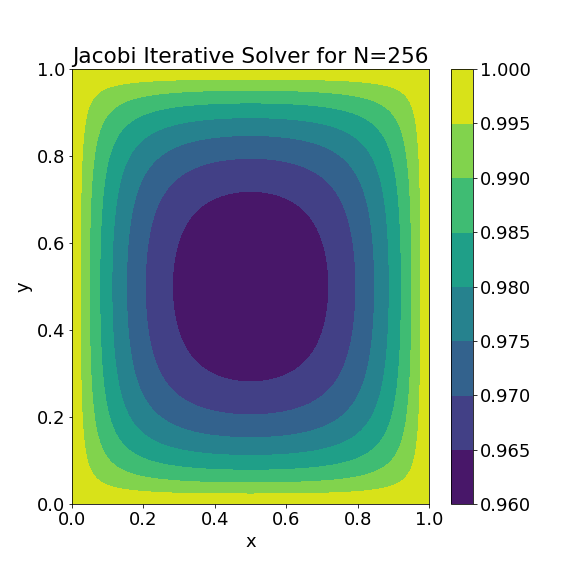

Here is the Python script that generated this plot:
import numpy as np
import matplotlib
from matplotlib  import pyplot as plt
import time
from numba import njit
matplotlib.rcParams.update({'font.size': 18})

n = 256
h = 1./n
eps = 1e-15
itermax = 20000
bc = 'dirichlet'

uold = np.ones([n+1,n+1])
unew = np.zeros([n+1,n+1])
omega = 2/3
convj = np.zeros(itermax)

iter = 0
norm = 1
frac = h**2
start = time.time()

while (iter < itermax and norm > eps):
    
    unew[1:-1,1:-1] = uold[1:-1,1:-1] + 0.25 * omega * \
    (uold[2:,1:-1]+uold[:-2,1:-1]+uold[1:-1,2:]+uold[1:-1,:-2]-4.0*uold[1:-1,1:-1] 
     - frac * np.power(uold[1:-1,1:-1],4))
            
    if(bc=='dirichlet'):
        unew[0] = 1.0 
        unew[-1] = 1.0
        unew[:,0] = 1.0 
        unew[:,-1] = 1.0
    if(bc=='neumann'):
        unew[0,1:-1] = unew[1,1:-1]
        unew[-1,1:-1] = unew[-2,1:-1]
        unew[1:-1,0] = unew[1:-1,1]
        unew[1:-1,-1] = unew[1:-1,-2]
    if(bc=='periodic'):
        unew[0,1:-1] = unew[-2,1:-1]
        unew[-1,1:-1] = unew[1,1:-1]
        unew[1:-1,0] = unew[1:-1,-2]
        unew[1:-1,-1] = unew[1:-1,1]

    norm = np.max(abs(unew - uold))

    convj[iter] = norm
    
    uold[:,:] = unew[:,:]
    
    iter = iter + 1
    if((iter % 1000)==0):
        print(iter,norm)

print(iter,norm)
end = time.time()
print("time elapsed=",end-start)

x = np.linspace(0, 1.0, n+1)
plt.figure(figsize=(8,8))
Cont = plt.contourf(x,x,unew)
Cbar = plt.colorbar(Cont)
plt.xlabel('x')
plt.ylabel('y')
plt.title('Jacobi Iterative Solver for N='+str(n))
plt.savefig('p1_b_'+str(n)+'.png')
